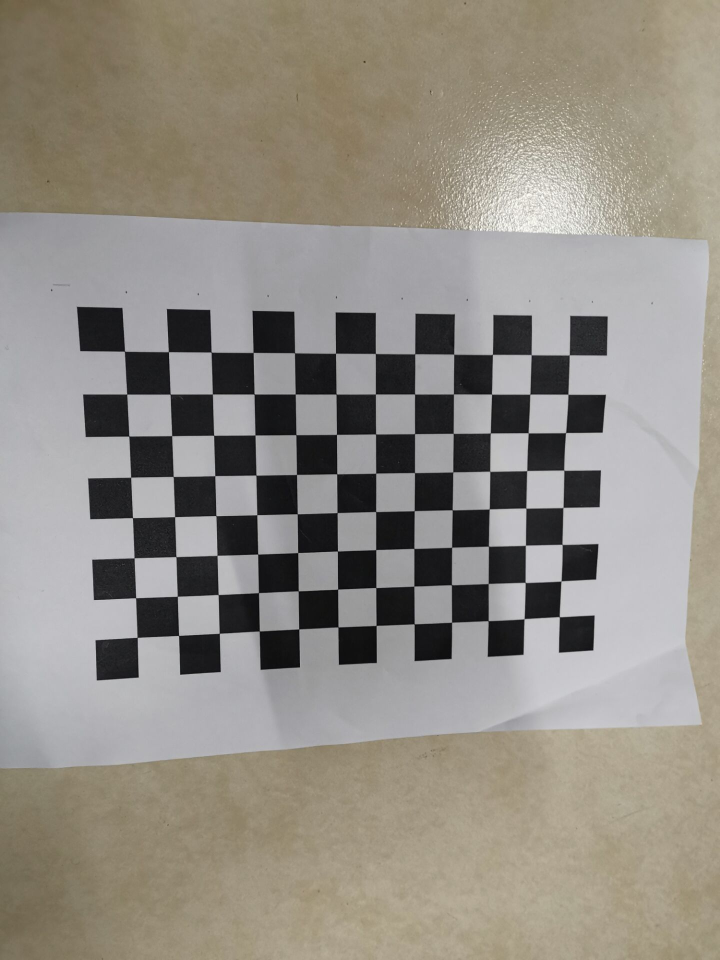
#> input picture pic/1.jpg, 1440 x 1920 px, found by its file name (shown at 1/2 size); its folder holds only this picture in this run
$ python main.py
#> lines starting #> are read from the running program, lines starting #| are printed output that depends on the picture; after the words box and inside, x2 and y2 are one past the last pixel; in counts of white or black regions, pixels touching at a corner belong together
### src/step/homography.py
# -*- coding: utf-8 -*-
# @Time    : 2019/10/11
# @Author  : WangMengfan
# @File    : homography.py
# @Software: PyCharm
import numpy as np
from scipy import optimize as opt


#求输入数据的归一化矩阵
def normalizing_input_data(coor_data):
    x_avg = np.mean(coor_data[:, 0])
    y_avg = np.mean(coor_data[:, 1])
    sx = np.sqrt(2) / np.std(coor_data[:, 0])
    sy = np.sqrt(2) / np.std(coor_data[:, 1])

    norm_matrix = np.matrix([[sx, 0, -sx * x_avg],
                             [0, sy, -sy * y_avg],
                             [0, 0, 1]])
    return norm_matrix


# 求取初始估计的单应矩阵
def get_initial_H(pic_coor, real_coor):
    # 获得归一化矩阵
    pic_norm_mat = normalizing_input_data(pic_coor)
    real_norm_mat = normalizing_input_data(real_coor)

    M = []
    for i in range(len(pic_coor)):
        # 转换为齐次坐标
        single_pic_coor = np.array([pic_coor[i][0], pic_coor[i][1], 1])
        single_real_coor = np.array([real_coor[i][0], real_coor[i][1], 1])

        # 坐标归一化
        pic_norm = np.dot(pic_norm_mat, single_pic_coor)
        real_norm = np.dot(real_norm_mat, single_real_coor)

        # 构造M矩阵
        M.append(np.array([-real_norm.item(0), -real_norm.item(1), -1,
                      0, 0, 0,
                      pic_norm.item(0) * real_norm.item(0), pic_norm.item(0) * real_norm.item(1), pic_norm.item(0)]))

        M.append(np.array([0, 0, 0,
                      -real_norm.item(0), -real_norm.item(1), -1,
                      pic_norm.item(1) * real_norm.item(0), pic_norm.item(1) * real_norm.item(1), pic_norm.item(1)]))

    # 利用SVD求解M * h = 0中h的解
    U, S, VT = np.linalg.svd((np.array(M, dtype='float')).reshape((-1, 9)))
    # 最小的奇异值对应的奇异向量,S求出来按大小排列的，最后的最小
    H = VT[-1].reshape((3, 3))
    H = np.dot(np.dot(np.linalg.inv(pic_norm_mat), H), real_norm_mat)
    H /= H[-1, -1]

    return H


# 返回估计坐标与真实坐标偏差
def value(H, pic_coor, real_coor):
    Y = np.array([])
    for i in range(len(real_coor)):
        single_real_coor = np.array([real_coor[i, 0], real_coor[i, 1], 1])
        U = np.dot(H.reshape(3, 3), single_real_coor)
        U /= U[-1]
        Y = np.append(Y, U[:2])

    Y_NEW = (pic_coor.reshape(-1) - Y)

    return Y_NEW


# 返回对应jacobian矩阵
def jacobian(H, pic_coor, real_coor):
    J = []
    for i in range(len(real_coor)):
        sx = H[0]*real_coor[i][0] + H[1]*real_coor[i][1] +H[2]
        sy = H[3]*real_coor[i][0] + H[4]*real_coor[i][1] +H[5]
        w = H[6]*real_coor[i][0] + H[7]*real_coor[i][1] +H[8]
        w2 = w * w

        J.append(np.array([real_coor[i][0]/w, real_coor[i][1]/w, 1/w,
                           0, 0, 0,
                           -sx*real_coor[i][0]/w2, -sx*real_coor[i][1]/w2, -sx/w2]))

        J.append(np.array([0, 0, 0,
                           real_coor[i][0]/w, real_coor[i][1]/w, 1/w,
                           -sy*real_coor[i][0]/w2, -sy*real_coor[i][1]/w2, -sy/w2]))

    return np.array(J)


# 利用Levenberg Marquart算法微调H
def refine_H(pic_coor, real_coor, initial_H):
    initial_H = np.array(initial_H)
    final_H = opt.leastsq(value,
                          initial_H,
                          Dfun=jacobian,
                          args=(pic_coor, real_coor))[0]

    final_H /= np.array(final_H[-1])
    return final_H


# 返回微调后的H
def get_homography(pic_coor, real_coor):
    refined_homographies =[]

    error = []
    for i in range(len(pic_coor)):
        initial_H = get_initial_H(pic_coor[i], real_coor[i])
        final_H = refine_H(pic_coor[i], real_coor[i], initial_H)
        refined_homographies.append(final_H)

    return np.array(refined_homographies)

### src/step/intrinsics.py
# -*- coding: utf-8 -*-
# @Time    : 2019/10/11
# @Author  : WangMengfan
# @File    : intrinsics.py
# @Software: PyCharm
import numpy as np


# 返回pq位置对应的v向量
def create_v(p, q, H):
    H = H.reshape(3, 3)
    return np.array([
        H[0, p] * H[0, q],
        H[0, p] * H[1, q] + H[1, p] * H[0, q],
        H[1, p] * H[1, q],
        H[2, p] * H[0, q] + H[0, p] * H[2, q],
        H[2, p] * H[1, q] + H[1, p] * H[2, q],
        H[2, p] * H[2, q]
    ])


# 返回相机内参矩阵A
def get_intrinsics_param(H):
    # 构建V矩阵
    V = np.array([])
    for i in range(len(H)):
        V = np.append(V, np.array([create_v(0, 1, H[i]), create_v(0, 0 , H[i])- create_v(1, 1 , H[i])]))

    # 求解V*b = 0中的b
    U, S, VT = np.linalg.svd((np.array(V, dtype='float')).reshape((-1, 6)))
    # 最小的奇异值对应的奇异向量,S求出来按大小排列的，最后的最小
    b = VT[-1]

    # 求取相机内参
    w = b[0] * b[2] * b[5] - b[1] * b[1] * b[5] - b[0] * b[4] * b[4] + 2 * b[1] * b[3] * b[4] - b[2] * b[3] * b[3]
    d = b[0] * b[2] - b[1] * b[1]

    alpha = np.sqrt(w / (d * b[0]))
    beta = np.sqrt(w / d**2 * b[0])
    gamma = np.sqrt(w / (d**2 * b[0])) * b[1]
    uc = (b[1] * b[4] - b[2] * b[3]) / d
    vc = (b[1] * b[3] - b[0] * b[4]) / d

    return np.array([
        [alpha, gamma, uc],
        [0,     beta,  vc],
        [0,     0,      1]
    ])

### src/step/extrinsics.py
# -*- coding: utf-8 -*-
# @Time    : 2019/10/11
# @Author  : WangMengfan
# @File    : extrinsics.py
# @Software: PyCharm
import numpy as np

# 返回每一幅图的外参矩阵[R|t]


def get_extrinsics_param(H, intrinsics_param):
    extrinsics_param = []

    inv_intrinsics_param = np.linalg.inv(intrinsics_param)
    for i in range(len(H)):
        h0 = (H[i].reshape(3, 3))[:, 0]
        h1 = (H[i].reshape(3, 3))[:, 1]
        h2 = (H[i].reshape(3, 3))[:, 2]

        scale_factor = 1 / np.linalg.norm(np.dot(inv_intrinsics_param, h0))

        r0 = scale_factor * np.dot(inv_intrinsics_param, h0)
        r1 = scale_factor * np.dot(inv_intrinsics_param, h1)
        t = scale_factor * np.dot(inv_intrinsics_param, h2)
        r2 = np.cross(r0, r1)

        R = np.array([r0, r1, r2, t]).transpose()
        extrinsics_param.append(R)

    return extrinsics_param

### src/step/distortion.py
# -*- coding: utf-8 -*-
# @Time    : 2019/10/11
# @Author  : WangMengfan
# @File    : distortion.py
# @Software: PyCharm
import numpy as np

# 返回畸变矫正系数k0,k1


def get_distortion(intrinsic_param, extrinsic_param, pic_coor, real_coor):
    D = []
    d = []
    for i in range(len(pic_coor)):
        for j in range(len(pic_coor[i])):
            # 转换为齐次坐标
            single_coor = np.array([(real_coor[i])[j, 0], (real_coor[i])[j, 1], 0, 1])

            # 利用现有内参及外参求出估计图像坐标
            u = np.dot(np.dot(intrinsic_param, extrinsic_param[i]), single_coor)
            [u_estim, v_estim] = [u[0]/u[2], u[1]/u[2]]

            coor_norm = np.dot(extrinsic_param[i], single_coor)
            coor_norm /= coor_norm[-1]

            # r = np.linalg.norm((real_coor[i])[j])
            r = np.linalg.norm(coor_norm)
            D.append(np.array([(u_estim - intrinsic_param[0, 2]) * r ** 2,
                               (u_estim - intrinsic_param[0, 2]) * r ** 4]))
            D.append(np.array([(v_estim - intrinsic_param[1, 2]) * r ** 2,
                               (v_estim - intrinsic_param[1, 2]) * r ** 4]))

            # 求出估计坐标与真实坐标的残差
            d.append(pic_coor[i][j, 0] - u_estim)
            d.append(pic_coor[i][j, 1] - v_estim)

    D = np.array(D)
    temp = np.dot(np.linalg.inv(np.dot(D.T, D)), D.T)
    k = np.dot(temp, d)

    return k

### src/step/refine_all.py
# -*- coding: utf-8 -*-
# @Time    : 2019/10/11
# @Author  : WangMengfan
# @File    : refine_all.py
# @Software: PyCharm
import numpy as np
import math
from scipy import optimize as opt

# 微调所有参数
def refinall_all_param(A, k, W, real_coor, pic_coor):
    # 整合参数
    P_init = compose_paramter_vector(A, k, W)

    # 复制一份真实坐标
    X_double = np.zeros((2 * len(real_coor) * len(real_coor[0]), 3))
    Y = np.zeros((2 * len(real_coor) * len(real_coor[0])))

    M = len(real_coor)
    N = len(real_coor[0])
    for i in range(M):
        for j in range(N):
            X_double[(i * N + j) * 2] = (real_coor[i])[j]
            X_double[(i * N + j) * 2 + 1] = (real_coor[i])[j]
            Y[(i * N + j) * 2] = (pic_coor[i])[j, 0]
            Y[(i * N + j) * 2 + 1] = (pic_coor[i])[j, 1]

    # 微调所有参数
    P = opt.leastsq(value,
                    P_init,
                    args=(W, real_coor, pic_coor),
                    Dfun=jacobian)[0]

    # raial_error表示利用标定后的参数计算得到的图像坐标与真实图像坐标点的平均像素距离
    error = value(P, W, real_coor, pic_coor)
    raial_error = [np.sqrt(error[2 * i]**2 + error[2 * i + 1]**2) for i in range(len(error) // 2)]

    print("total max error:\t", np.max(raial_error))

    # 返回拆解后参数，分别为内参矩阵，畸变矫正系数，每幅图对应外参矩阵
    return decompose_paramter_vector(P)


# 把所有参数整合到一个数组内
def compose_paramter_vector(A, k, W):
    alpha = np.array([A[0, 0], A[1, 1], A[0, 1], A[0, 2], A[1, 2], k[0], k[1]])
    P = alpha
    for i in range(len(W)):
        R, t = (W[i])[:, :3], (W[i])[:, 3]

        # 旋转矩阵转换为一维向量形式
        zrou = to_rodrigues_vector(R)

        w = np.append(zrou, t)
        P = np.append(P, w)
    return P


# 分解参数集合，得到对应的内参，外参，畸变矫正系数
def decompose_paramter_vector(P):
    [alpha, beta, gamma, uc, vc, k0, k1] = P[0:7]
    A = np.array([[alpha, gamma, uc],
                  [0, beta, vc],
                  [0, 0, 1]])
    k = np.array([k0, k1])
    W = []
    M = (len(P) - 7) // 6

    for i in range(M):
        m = 7 + 6 * i
        zrou = P[m:m+3]
        t = (P[m+3:m+6]).reshape(3, -1)

        # 将旋转矩阵一维向量形式还原为矩阵形式
        R = to_rotation_matrix(zrou)

        # 依次拼接每幅图的外参
        w = np.concatenate((R, t), axis=1)
        W.append(w)

    W = np.array(W)
    return A, k, W


# 返回从真实世界坐标映射的图像坐标
def get_single_project_coor(A, W, k, coor):
    single_coor = np.array([coor[0], coor[1], coor[2], 1])

    # '''
    coor_norm = np.dot(W, single_coor)
    coor_norm /= coor_norm[-1]

    # r = np.linalg.norm(coor)
    r = np.linalg.norm(coor_norm)

    uv = np.dot(np.dot(A, W), single_coor)
    uv /= uv[-1]

    # 畸变
    u0 = uv[0]
    v0 = uv[1]

    uc = A[0, 2]
    vc = A[1, 2]

    #u = (uc * r**2 * k[0] + uc * r**4 * k[1] - u0) / (r**2 * k[0] + r**4 * k[1] - 1)
    #v = (vc * r**2 * k[0] + vc * r**4 * k[1] - v0) / (r**2 * k[0] + r**4 * k[1] - 1)
    u = u0 + (u0 - uc) * r**2 * k[0] + (u0 - uc) * r**4 * k[1]
    v = v0 + (v0 - vc) * r**2 * k[0] + (v0 - vc) * r**4 * k[1]
    '''
    uv = np.dot(W, single_coor)
    uv /= uv[-1]
    # 透镜矫正
    x0 = uv[0]
    y0 = uv[1]
    r = np.linalg.norm(np.array([x0, y0]))

    k0 = 0
    k1 = 0

    x = x0 * (1 + r ** 2 * k0 + r ** 4 * k1)
    y = y0 * (1 + r ** 2 * k0 + r ** 4 * k1)

    #u = A[0, 0] * x + A[0, 2]
    #v = A[1, 1] * y + A[1, 2]
    [u, v, _] = np.dot(A, np.array([x, y, 1]))
    '''

    return np.array([u, v])


# 返回所有点的真实世界坐标映射到的图像坐标与真实图像坐标的残差
def value(P, org_W, X, Y_real):
    M = (len(P) - 7) // 6
    N = len(X[0])
    A = np.array([
        [P[0], P[2], P[3]],
        [0, P[1], P[4]],
        [0, 0, 1]
    ])
    Y = np.array([])

    for i in range(M):
        m = 7 + 6 * i

        # 取出当前图像对应的外参
        w = P[m:m + 6]

        # 不用旋转矩阵的变换是因为会有精度损失
        '''
        R = to_rotation_matrix(w[:3])
        t = w[3:].reshape(3, 1)
        W = np.concatenate((R, t), axis=1)
        '''
        W = org_W[i]
        # 计算每幅图的坐标残差
        for j in range(N):
            Y = np.append(Y, get_single_project_coor(A, W, np.array([P[5], P[6]]), (X[i])[j]))

    error_Y  =  np.array(Y_real).reshape(-1) - Y

    return error_Y


# 计算对应jacobian矩阵
def jacobian(P, WW, X, Y_real):
    M = (len(P) - 7) // 6
    N = len(X[0])
    K = len(P)
    A = np.array([
        [P[0], P[2], P[3]],
        [0, P[1], P[4]],
        [0, 0, 1]
    ])

    res = np.array([])

    for i in range(M):
        m = 7 + 6 * i

        w = P[m:m + 6]
        R = to_rotation_matrix(w[:3])
        t = w[3:].reshape(3, 1)
        W = np.concatenate((R, t), axis=1)

        for j in range(N):
            res = np.append(res, get_single_project_coor(A, W, np.array([P[5], P[6]]), (X[i])[j]))

    # 求得x, y方向对P[k]的偏导
    J = np.zeros((K, 2 * M * N))
    for k in range(K):
        J[k] = np.gradient(res, P[k])

    return J.T


# 将旋转矩阵分解为一个向量并返回，Rodrigues旋转向量与矩阵的变换,最后计算坐标时并未用到，因为会有精度损失
def to_rodrigues_vector(R):
    p = 0.5 * np.array([[R[2, 1] - R[1, 2]],
                        [R[0, 2] - R[2, 0]],
                        [R[1, 0] - R[0, 1]]])
    c = 0.5 * (np.trace(R) - 1)

    if np.linalg.norm(p) == 0:
        if c == 1:
            zrou = np.array([0, 0, 0])
        elif c == -1:
            R_plus = R + np.eye(3, dtype='float')

            norm_array = np.array([np.linalg.norm(R_plus[:, 0]),
                                   np.linalg.norm(R_plus[:, 1]),
                                   np.linalg.norm(R_plus[:, 2])])
            v = R_plus[:, np.where(norm_array == max(norm_array))]
            u = v / np.linalg.norm(v)
            if u[0] < 0 or (u[0] == 0 and u[1] < 0) or (u[0] == u[1] and u[0] == 0 and u[2] < 0):
                u = -u
            zrou = math.pi * u
        else:
            zrou = []
    else:
        u = p / np.linalg.norm(p)
        theata = math.atan2(np.linalg.norm(p), c)
        zrou = theata * u

    return zrou


# 把旋转矩阵的一维向量形式还原为旋转矩阵并返回
def to_rotation_matrix(zrou):
    theta = np.linalg.norm(zrou)
    zrou_prime = zrou / theta

    W = np.array([[0, -zrou_prime[2], zrou_prime[1]],
                  [zrou_prime[2], 0, -zrou_prime[0]],
                  [-zrou_prime[1], zrou_prime[0], 0]])
    R = np.eye(3, dtype='float') + W * math.sin(theta) + np.dot(W, W) * (1 - math.cos(theta))

    return R

### src/main.py
# -*- coding: utf-8 -*-
# @Time    : 2019/10/11
# @Author  : WangMengfan
# @File    : main.py
# @Software: PyCharm
import cv2 as cv
import numpy as np
import os
from step.homography import get_homography
from step.intrinsics import get_intrinsics_param
from step.extrinsics import get_extrinsics_param
from step.distortion import get_distortion
from step.refine_all import refinall_all_param


def calibrate():
    # 求单应矩阵
    H = get_homography(pic_points, real_points_x_y)

    # 求内参
    intrinsics_param = get_intrinsics_param(H)

    # 求对应每幅图外参
    extrinsics_param = get_extrinsics_param(H, intrinsics_param)

    # 畸变矫正
    k = get_distortion(intrinsics_param, extrinsics_param, pic_points, real_points_x_y)

    # 微调所有参数
    [new_intrinsics_param, new_k, new_extrinsics_param]  = refinall_all_param(intrinsics_param,
                                                            k, extrinsics_param, real_points, pic_points)

    print("intrinsics_parm:\t", intrinsics_param)
    print("distortionk:\t", k)
    print("extrinsics_parm:\t", extrinsics_param)

    print("new_intrinsics_parm:\t", new_intrinsics_param)
    print("new_distortionk:\t", new_k)
    print("new_extrinsics_parm:\t", new_extrinsics_param)


if __name__ == "__main__":
    i = 1;
    file_dir = r'..\pic'
    # 标定所用图像
    pic_name = os.listdir(file_dir)

    # 由于棋盘为二维平面，设定世界坐标系在棋盘上，一个单位代表一个棋盘宽度，产生世界坐标系三维坐标
    cross_corners = [12, 8] #棋盘方块交界点排列
    real_coor = np.zeros((cross_corners[0] * cross_corners[1], 3), np.float32)
    real_coor[:, :2] = np.mgrid[0:12, 0:8].T.reshape(-1, 2)

    real_points = []
    real_points_x_y = []
    pic_points = []

    pst1 = np.float32([[0, 0], [0, 400], [300, 0], [300, 400]])
    pst2 = np.float32([[150, 200], [150, 600], [450, 200], [450, 600]])
    M = cv.getPerspectiveTransform(pst1, pst2)
    print(M)
    for pic in pic_name:
        pic_path = os.path.join(file_dir, pic)
        pic_data = cv.imread(pic_path)
#> pic_data is the input picture: shape (1920, 1440, 3); mean B, G, R 132.5, 141, 146.2

        # 寻找到棋盘角点
        succ, pic_coor = cv.findChessboardCorners(pic_data, (cross_corners[0], cross_corners[1]), None)
#> succ = True; pic_coor = 96 rows, first 8: [249.8, 702.5], [337.2, 704.1], [422.3, 705.1], [506.8, 705.3], [589.5, 706.2], [671.7, 707.3], [750.8, 707.6], [829.1, 707.2]

        if succ:
            # 添加每幅图的对应3D-2D坐标
            pic_coor = pic_coor.reshape(-1, 2)
#> pic_coor = 96 pairs, first value 249.8 to 1138.8, second value 702.5 to 1275.1
            pic_points.append(pic_coor)

            real_points.append(real_coor)
            real_points_x_y.append(real_coor[:, :2])
            cv.drawChessboardCorners(pic_data, (cross_corners[0], cross_corners[1]), pic_coor, succ)
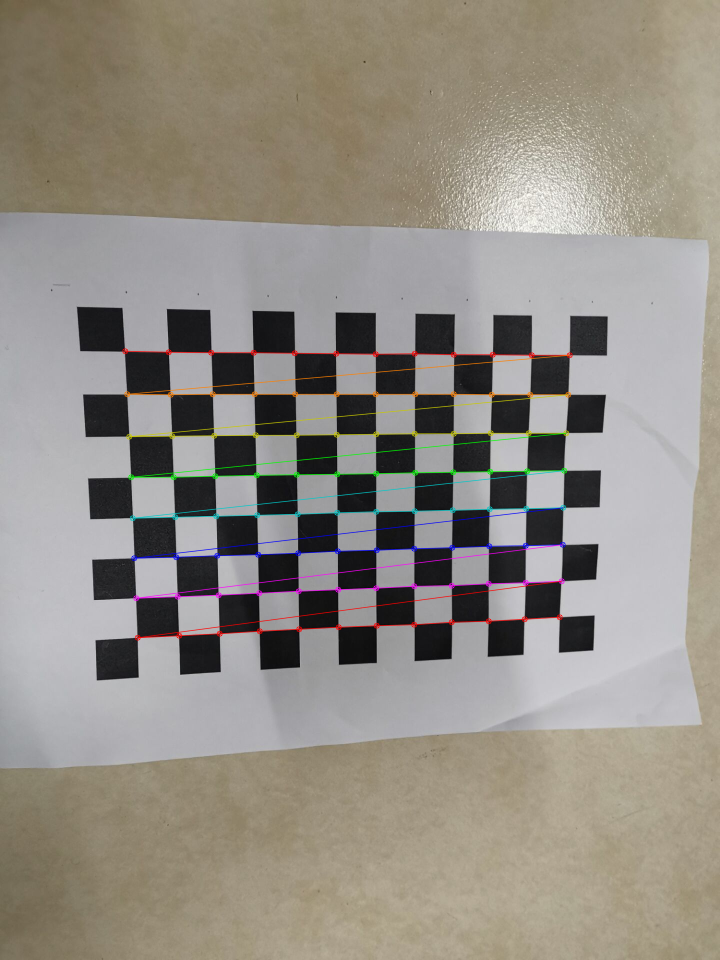
#> pic_data: shape (1920, 1440, 3) (shown at 1/2 size); 1.68% of pixels changed, all inside (x1, y1, x2, y2) = (244, 696, 1146, 1282)
            cv.namedWindow('img', cv.WINDOW_NORMAL)
            cv.resizeWindow('img', 300, 300)
            cv.imshow('img', pic_data)
            cv.waitKey(10)
    calibrate()
#> the loop in get_homography, `for i in range(len(pic_coor)):` made 1 pass
#> (pic_norm_mat in get_initial_H, real_norm_mat in get_initial_H, final_H) on pass 1: ([[0.00521, 0, -3.68], [0, 0.0079, -7.77], [0, 0, 1]], [[0.41, 0, -2.25], [0, 0.617, -2.16], [0, 0, 1]], [89.87, 5.42, 250.1, 6.48, 90.33, 703.8, 0.0083, 0.00702, 1])
#> pass 1, in get_initial_H, `U, S, VT = np.linalg.svd((np.array(M, dtype='float')).reshape((-1, 9)))`:
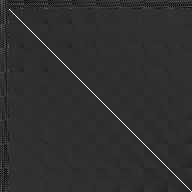
#> U: shape (192, 192) float64; min -0.227, max 0.986, mean 3.61e-05; drawn with min black and max white
#> after the loop in get_homography, `for i in range(len(pic_coor)):`: refined_homographies = [[89.87, 5.42, 250.1, 6.48, 90.33, 703.8, 0.0083, 0.00702, 1]]
#> the loop in get_intrinsics_param, `for i in range(len(H)):` made 1 pass
#> in get_intrinsics_param, `U, S, VT = np.linalg.svd((np.array(V, dtype='float')).reshape((-1, 6)))`: U = [[0.0107, 1], [1, -0.0107]]; S = [11432.8, 8188.6]; VT = [[0.704, 0.0239, -0.709, 0.000125, -0.000101, 1.78e-09], [0.0489, 0.995, 0.0821, 8.06e-05, 9.87e-05, 7.09e-09], [0.708, -0.0925, 0.7, 8.66e-05, -1.15e-05, 3.36e-09], [-0.000153, -7.52e-05, 2.11e-05, 1, -7.11e-09, -9.01e-13], [7.43e-05, -9.69e-05, -7.15e-05, 1.27e-08, 1, 1.91e-13], [-3.98e-09, -6.79e-09, -1.67e-09, -1.83e-13, -6.72e-13, 1]]
#> in get_intrinsics_param, `b = VT[-1]`: b = [-3.98e-09, -6.79e-09, -1.67e-09, -1.83e-13, -6.72e-13, 1]
#> in get_intrinsics_param, `w = b[0] * b[2] * b[5] - b[1] * b[1] * b[5] - b[0] * b[4] * b[4] + 2 *..`: w = -3.94e-17
#> in get_intrinsics_param, `alpha = np.sqrt(w / (d * b[0]))`: alpha = nan
#> in get_intrinsics_param, `beta = np.sqrt(w / d**2 * b[0])`: beta = 10043.7
#> in get_intrinsics_param, `gamma = np.sqrt(w / (d**2 * b[0])) * b[1]`: gamma = -17135.9
#> in get_intrinsics_param, `uc = (b[1] * b[4] - b[2] * b[3]) / d`: uc = -0.000108
#> in get_intrinsics_param, `vc = (b[1] * b[3] - b[0] * b[4]) / d`: vc = 3.63e-05
#> in calibrate, `intrinsics_param = get_intrinsics_param(H)`: intrinsics_param = [[nan, -17135.9, -0.000108], [0, 10043.7, 3.63e-05], [0, 0, 1]]
#> in get_extrinsics_param, `inv_intrinsics_param = np.linalg.inv(intrinsics_param)`: inv_intrinsics_param = [[nan, nan, nan], [0, 9.96e-05, -3.61e-09], [0, 0, 1]]
#> the loop in get_extrinsics_param, `for i in range(len(H)):` made 1 pass
#> (h0, h1, h2, scale_factor, r0, r1, t, r2) on pass 1: ([89.87, 6.48, 0.0083], [5.42, 90.33, 0.00702], [250.1, 703.8, 1], nan, [nan, nan, nan], [nan, nan, nan], [nan, nan, nan], [nan, nan, nan])
#> after the loop in get_extrinsics_param, `for i in range(len(H)):`: extrinsics_param = [[[nan, nan, nan, nan], [nan, nan, nan, nan], [nan, nan, nan, nan]]]
#> the loop in get_distortion, `for i in range(len(pic_coor)):` made 1 pass
#> after the loop in get_distortion, `for i in range(len(pic_coor)):`: D = 192 rows, first 8: [nan, nan], [nan, nan], [nan, nan], [nan, nan], [nan, nan], [nan, nan], [nan, nan], [nan, nan]; d = 192 items, first 6: nan, nan, nan, nan, nan, nan
#> in get_distortion, `k = np.dot(temp, d)`: k = [nan, nan]
#> in compose_paramter_vector, `alpha = np.array([A[0, 0], A[1, 1], A[0, 1], A[0, 2], A[1, 2], k[0], k..`: alpha = [nan, 10043.7, -17135.9, -0.000108, 3.63e-05, nan, nan]
#> in compose_paramter_vector, `P = alpha`: P has the same summary as alpha
#> the loop in compose_paramter_vector, `for i in range(len(W)):` made 1 pass
#> in refinall_all_param, `P_init = compose_paramter_vector(A, k, W)`: P_init = [nan, 10043.7, -17135.9, -0.000108, 3.63e-05, nan, nan, nan, nan, nan, nan, nan, nan]
#> in refinall_all_param, `X_double = np.zeros((2 * len(real_coor) * len(real_coor[0]), 3))`: X_double = 192 rows, first 8: [0, 0, 0], [0, 0, 0], [0, 0, 0], [0, 0, 0], [0, 0, 0], [0, 0, 0], [0, 0, 0], [0, 0, 0]
#> in refinall_all_param, `Y = np.zeros((2 * len(real_coor) * len(real_coor[0])))`: Y = 192 values from 0 to 0
#> after the loop in refinall_all_param, `for i in range(M):`: X_double = 192 rows, first 8: [0, 0, 0], [0, 0, 0], [1, 0, 0], [1, 0, 0], [2, 0, 0], [2, 0, 0], [3, 0, 0], [3, 0, 0]; Y = 192 values, max 1275.1 at index 169, min 249.8 at index 0, mean 844.9
#> in value, `A = np.array([ [P[0], P[2], P[3]], [0, P[1], P[4]], [0, 0, 1] ])`: A has the same summary as intrinsics_param in calibrate
#> in value, `Y = np.array([])`: Y = empty array
#> the loop in value, `for i in range(M):` made 1 pass
#| total max error:	 nan
#| intrinsics_parm:	 [[            nan -1.71359389e+04 -1.07976837e-04]
#|  [ 0.00000000e+00  1.00436778e+04  3.62876574e-05]
#|  [ 0.00000000e+00  0.00000000e+00  1.00000000e+00]]
#| distortionk:	 [nan nan]
#| extrinsics_parm:	 [array([[nan, nan, nan, nan],
#|        [nan, nan, nan, nan],
#|        [nan, nan, nan, nan]])]
#| new_intrinsics_parm:	 [[            nan -1.71359389e+04 -1.07976837e-04]
#|  [ 0.00000000e+00  1.00436778e+04  3.62876574e-05]
#|  [ 0.00000000e+00  0.00000000e+00  1.00000000e+00]]
#| new_distortionk:	 [nan nan]
#| new_extrinsics_parm:	 [[[nan nan nan nan]
#|   [nan nan nan nan]
#|   [nan nan nan nan]]]
